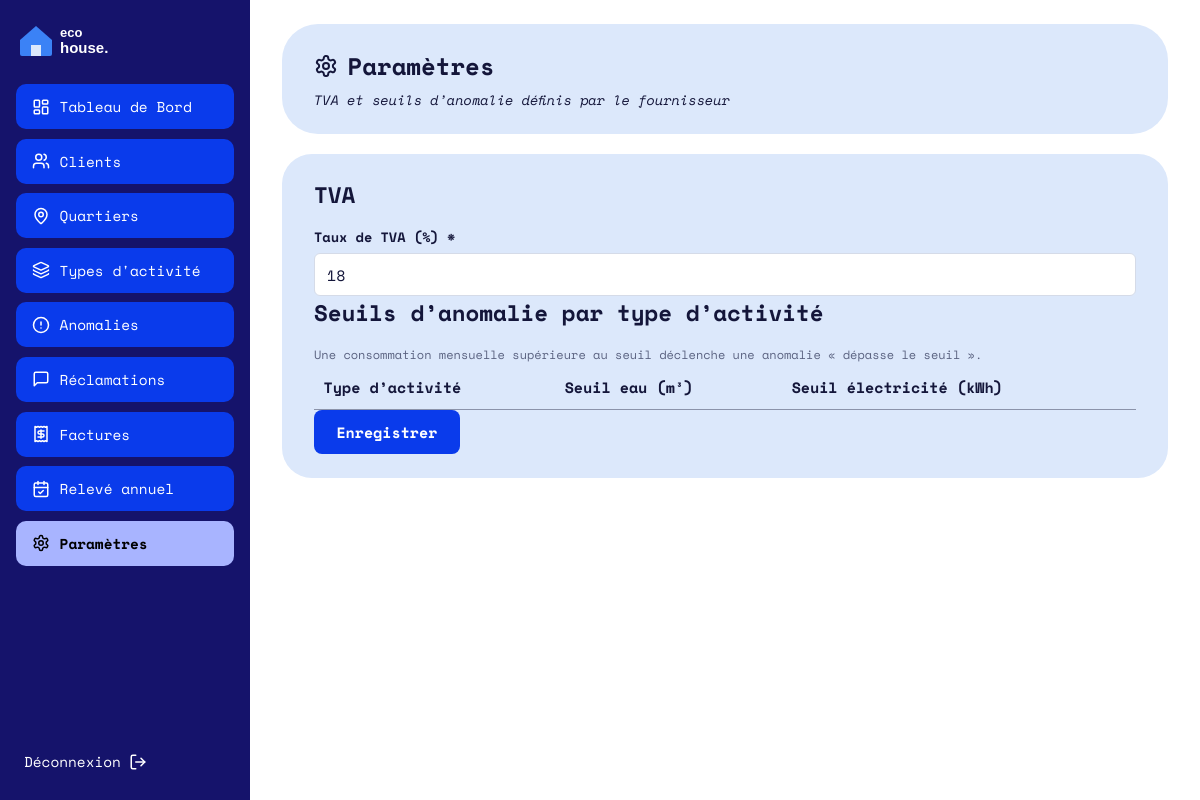
Before: /Parametre/update (signed in) with the older database file.
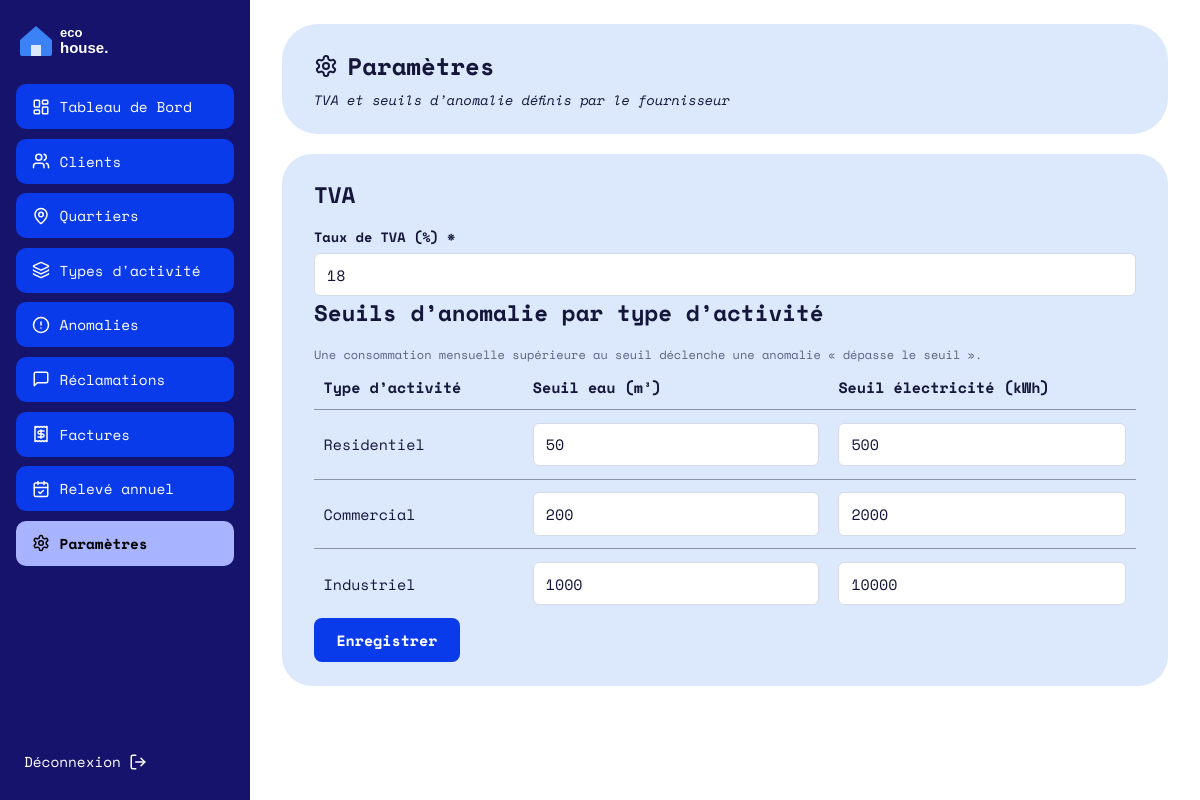
After: the same page with the newer database file.
### tables this page shows
CREATE TABLE `type_activite` (
  `id` int(11) NOT NULL AUTO_INCREMENT,
  `nom` varchar(50) NOT NULL,
  `seuil_eau` decimal(10,2) NOT NULL DEFAULT 50.00,     
  `seuil_elec` decimal(10,2) NOT NULL DEFAULT 500.00,   
  PRIMARY KEY (`id`),
  UNIQUE KEY `nom` (`nom`)
);

### Traitement/Parametre.php (called while the page is built, shortened)
<?php
function parametreUpdate(): void
{
    $types   = bdTypeActiviteAll();
    $tvaPct  = (string) round(bdParametreGet()['taux_tva'] * 100, 2);
    $seuils  = [];
    foreach ($types as $t) {
        $seuils[(int) $t['id']] = ['eau' => (string) (float) $t['seuil_eau'], 'elec' => (string) (float) $t['seuil_elec']];
    }
    $erreurs = [];
    afficherVue('parametre/form.php', [
        'titre'   => 'Paramètres',
        'types'   => $types,
        'tvaPct'  => $tvaPct,
        'seuils'  => $seuils,
        'erreurs' => $erreurs,
    ]);
}

### index.php (called while the page is built, shortened)
<?php
require_once __DIR__ . '/BD/Connexion.php';
require_once __DIR__ . '/Traitement/Auth.php';
$url      = trim((string) ($_GET['url'] ?? ''), '/');
$segments = $url === '' ? ['Auth', 'login'] : explode('/', $url);
$entite = ucfirst(strtolower($segments[0]));
$action = strtolower($segments[1] ?? '');
$fonction = (PREFIXES[$entite] ?? strtolower($entite)) . ucfirst($action);
$args = [];
$fonction(...$args);

### BD/Connexion.php (called while the page is built, shortened)
<?php
function getConnexion(): PDO
{
    static $pdo = null;
    if ($pdo instanceof PDO) {
        return $pdo;
    }
    $hote = 'localhost';
    $base = 'gestion_factures';
    $user = 'root';
    $mdp  = '';
    try {
        $pdo = new PDO("mysql:host=$hote;dbname=$base;charset=utf8mb4", $user, $mdp, [
            PDO::ATTR_ERRMODE            => PDO::ERRMODE_EXCEPTION,
            PDO::ATTR_DEFAULT_FETCH_MODE => PDO::FETCH_ASSOC,
            PDO::ATTR_EMULATE_PREPARES   => false,
        ]);
    } catch (PDOException $e) {
        http_response_code(500);
        exit('Connexion à la base impossible : MySQL est-il démarré et la base gestion_factures importée ?');
    }
    return $pdo;
}

### BD/TypeActivite.php (called while the page is built, shortened)
<?php
function bdTypeActiviteAll(): array
{
    return getConnexion()->query(
        'SELECT t.*, (SELECT COUNT(*) FROM quartier q WHERE q.id_type_activite = t.id) AS nb_quartiers
         FROM type_activite t ORDER BY t.id'
    )->fetchAll();
}

### IHM/parametre/form.php (the view, shortened to what the changed rows need)
<?php $e = fn($v) => htmlspecialchars((string) $v, ENT_QUOTES, 'UTF-8'); ?>
<header class="carte carte-titre">
  <div>
    <h1><i data-lucide="settings"></i> Paramètres</h1>
  </div>
</header>
<form class="carte formulaire" method="post" action="<?= BASE_URL ?>Parametre/update">
  <h2>TVA</h2>
  <h2>Seuils d’anomalie par type d’activité</h2>
  <div class="scroll-x">
    <table class="tableau">
      <thead><tr><th>Type d’activité</th><th>Seuil eau (m³)</th><th>Seuil électricité (kWh)</th></tr></thead>
      <tbody>
        <?php foreach ($types as $t): $id = (int) $t['id']; ?>
          <tr>
            <td><?= $e(ucfirst($t['nom'])) ?></td>
            <td><input class="champ" type="number" name="seuil_eau[<?= $id ?>]" min="0.01" step="0.01" required value="<?= $e($seuils[$id]['eau']) ?>"></td>
            <td><input class="champ" type="number" name="seuil_elec[<?= $id ?>]" min="0.01" step="0.01" required value="<?= $e($seuils[$id]['elec']) ?>"></td>
          </tr>
        <?php endforeach; ?>
      </tbody>
    </table>
  </div>
</form>

### IHM/layout/sidebar_fournisseur.php (shortened to what the changed rows need)
<?php
$entiteCourante = $GLOBALS['routeCourante']['entite'] ?? '';
$menu = [
    ['Tableau de Bord',  'layout-dashboard', 'Dashboard/all',     $entiteCourante === 'Dashboard'],
    ['Clients',          'users',            'Client/all',        in_array($entiteCourante, ['Client', 'Contrat'], true)],
    ['Quartiers',        'map-pin',          'Quartier/all',      $entiteCourante === 'Quartier'],
    ['Types d\'activité','layers',           'TypeActivite/all',  in_array($entiteCourante, ['Typeactivite', 'Tranche'], true)],
    ['Anomalies',        'circle-alert',     'Anomalie/all',      $entiteCourante === 'Anomalie'],
    ['Réclamations',     'message-square',   'Reclamation/admin', $entiteCourante === 'Reclamation'],
    ['Factures',         'receipt',          'Facture/admin',     in_array($entiteCourante, ['Facture', 'Paiement'], true)],
    ['Relevé annuel',    'calendar-check',   'Annuelle/import',   $entiteCourante === 'Annuelle'],
    ['Paramètres',       'settings',         'Parametre/update',  $entiteCourante === 'Parametre'],
];
?>
<aside class="sidebar">
  <nav>
    <?php foreach ($menu as [$libelle, $icone, $route, $actif]): ?>
      <a class="menu-btn<?= $actif ? ' actif' : '' ?>" href="<?= BASE_URL . $route ?>">
        <i data-lucide="<?= $icone ?>"></i><span><?= htmlspecialchars($libelle, ENT_QUOTES, 'UTF-8') ?></span>
      </a>
    <?php endforeach; ?>
  </nav>
</aside>

Changed rows visible on the page:
added type_activite: nom "Residentiel", id "50", id "500"
added type_activite: nom "Commercial", id "200", id "2000"
added type_activite: nom "Industriel", id "1000", id "10000"
